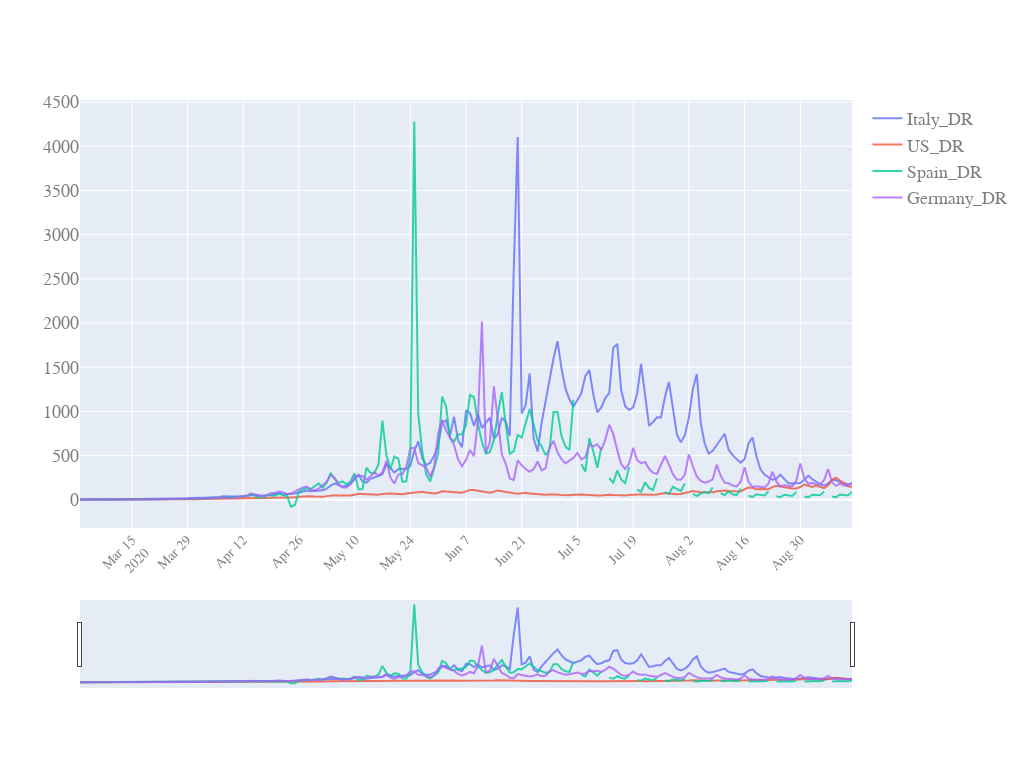

Write notebook code for a chart like this one.
### Code cell
start_pos=40
quick_plot(df_analyse.date[start_pos:],
           df_analyse.iloc[start_pos:,[11,12,13,14]], #
           y_scale='linear',
           slider=True)

### Figure 1 — Plotly figure (JSON) as saved in the notebook; plotly's stock layout.template omitted (floating-point values rounded to 4 significant figures; data arrays with more than 128 entries replaced by an {"elided": "..."} marker saying what was removed)
{"data": [{"name": "Italy_DR", "opacity": 0.8, "type": "scatter", "x": {"elided": "195 str values"}, "y": {"elided": "195 float values"}}, {"name": "US_DR", "opacity": 0.8, "type": "scatter", "x": {"elided": "195 str values"}, "y": {"elided": "195 float values"}}, {"name": "Spain_DR", "opacity": 0.8, "type": "scatter", "x": {"elided": "195 str values"}, "y": {"elided": "195 float values"}}, {"name": "Germany_DR", "opacity": 0.8, "type": "scatter", "x": {"elided": "195 str values"}, "y": {"elided": "195 float values"}}], "layout": {"autosize": true, "font": {"color": "#7f7f7f", "family": "PT Sans, monospace", "size": 18}, "height": 768, "width": 1024, "xaxis": {"nticks": 20, "rangeslider": {"visible": true}, "tickangle": -45, "tickfont": {"color": "#7f7f7f", "size": 14}}, "yaxis": {"type": "linear"}}}
